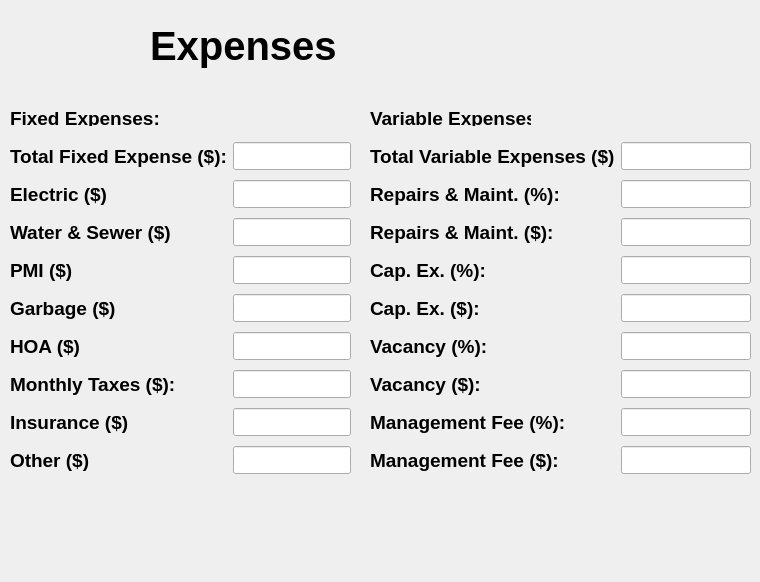
    <widget class="QWidget" name="Expense_Tab">
     <property name="font">
      <font>
       <family>Arial</family>
       <pointsize>14</pointsize>
      </font>
     </property>
     <attribute name="title">
      <string>Expense</string>
     </attribute>
     <widget class="QLabel" name="expense_Header">
      <property name="geometry">
       <rect>
        <x>150</x>
        <y>20</y>
        <width>371</width>
        <height>51</height>
       </rect>
      </property>
      <property name="font">
       <font>
        <family>Arial</family>
        <pointsize>30</pointsize>
        <weight>75</weight>
        <bold>true</bold>
       </font>
      </property>
      <property name="text">
       <string>Expenses</string>
      </property>
     </widget>
     <widget class="QLabel" name="Logo_exp">
      <property name="geometry">
       <rect>
        <x>0</x>
        <y>0</y>
        <width>121</width>
        <height>101</height>
       </rect>
      </property>
      <property name="text">
       <string/>
      </property>
      <property name="pixmap">
       <pixmap resource="SFI-white.qrc">:/newPrefix/SFI-white.png</pixmap>
      </property>
      <property name="scaledContents">
       <bool>true</bool>
      </property>
     </widget>
     <widget class="QWidget" name="formLayoutWidget_5">
      <property name="geometry">
       <rect>
        <x>10</x>
        <y>132</y>
        <width>341</width>
        <height>441</height>
       </rect>
      </property>
      <layout class="QFormLayout" name="Expense_Fixed_Form">
       <property name="verticalSpacing">
        <number>10</number>
       </property>
       <property name="topMargin">
        <number>10</number>
       </property>
       <property name="bottomMargin">
        <number>10</number>
       </property>
       <item row="0" column="0">
        <widget class="QLabel" name="R_and_M_Perc_2">
         <property name="font">
          <font>
           <family>Arial</family>
           <pointsize>14</pointsize>
           <weight>75</weight>
           <bold>true</bold>
          </font>
         </property>
         <property name="text">
          <string>Total Fixed Expense ($):</string>
         </property>
        </widget>
       </item>
       <item row="0" column="1">
        <widget class="QLineEdit" name="tot_fixed_exp_auto">
         <property name="font">
          <font>
           <family>Arial</family>
           <pointsize>13</pointsize>
          </font>
         </property>
         <property name="readOnly">
          <bool>true</bool>
         </property>
        </widget>
       </item>
       <item row="1" column="0">
        <widget class="QLabel" name="Electric">
         <property name="font">
          <font>
           <family>Arial</family>
           <pointsize>14</pointsize>
           <weight>75</weight>
           <bold>true</bold>
          </font>
         </property>
         <property name="text">
          <string>Electric ($)</string>
         </property>
        </widget>
       </item>
       <item row="1" column="1">
        <widget class="QLineEdit" name="electric_input">
         <property name="font">
          <font>
           <family>Arial</family>
           <pointsize>13</pointsize>
          </font>
         </property>
        </widget>
       </item>
       <item row="2" column="0">
        <widget class="QLabel" name="Water_and_Sewer">
         <property name="font">
          <font>
           <family>Arial</family>
           <pointsize>14</pointsize>
           <weight>75</weight>
           <bold>true</bold>
          </font>
         </property>
         <property name="text">
          <string>Water &amp; Sewer ($)</string>
         </property>
        </widget>
       </item>
       <item row="2" column="1">
        <widget class="QLineEdit" name="w_and_s_input">
         <property name="font">
          <font>
           <family>Arial</family>
           <pointsize>13</pointsize>
          </font>
         </property>
        </widget>
       </item>
       <item row="3" column="0">
        <widget class="QLabel" name="PMI">
         <property name="font">
          <font>
           <family>Arial</family>
           <pointsize>14</pointsize>
           <weight>75</weight>
           <bold>true</bold>
          </font>
         </property>
         <property name="text">
          <string>PMI ($)</string>
         </property>
        </widget>
       </item>
       <item row="3" column="1">
        <widget class="QLineEdit" name="pmi_input">
         <property name="font">
          <font>
           <family>Arial</family>
           <pointsize>13</pointsize>
          </font>
         </property>
        </widget>
       </item>
       <item row="4" column="0">
        <widget class="QLabel" name="Garbage">
         <property name="font">
          <font>
           <family>Arial</family>
           <pointsize>14</pointsize>
           <weight>75</weight>
           <bold>true</bold>
          </font>
         </property>
         <property name="text">
          <string>Garbage ($)</string>
         </property>
        </widget>
       </item>
       <item row="4" column="1">
        <widget class="QLineEdit" name="garbage_input">
         <property name="font">
          <font>
           <family>Arial</family>
           <pointsize>13</pointsize>
          </font>
         </property>
        </widget>
       </item>
       <item row="5" column="0">
        <widget class="QLabel" name="HOA">
         <property name="font">
          <font>
           <family>Arial</family>
           <pointsize>14</pointsize>
           <weight>75</weight>
           <bold>true</bold>
          </font>
         </property>
         <property name="text">
          <string>HOA ($)</string>
         </property>
        </widget>
       </item>
       <item row="5" column="1">
        <widget class="QLineEdit" name="hoa_input">
         <property name="font">
          <font>
           <family>Arial</family>
           <pointsize>13</pointsize>
          </font>
         </property>
        </widget>
       </item>
       <item row="6" column="0">
        <widget class="QLabel" name="Taxes_Monthly">
         <property name="font">
          <font>
           <family>Arial</family>
           <pointsize>14</pointsize>
           <weight>75</weight>
           <bold>true</bold>
          </font>
         </property>
         <property name="text">
          <string>Monthly Taxes ($):</string>
         </property>
        </widget>
       </item>
       <item row="6" column="1">
        <widget class="QLineEdit" name="monthly_taxes_auto">
         <property name="font">
          <font>
           <family>Arial</family>
           <pointsize>13</pointsize>
          </font>
         </property>
         <property name="readOnly">
          <bool>true</bool>
         </property>
        </widget>
       </item>
       <item row="7" column="0">
        <widget class="QLabel" name="Insurance">
         <property name="font">
          <font>
           <family>Arial</family>
           <pointsize>14</pointsize>
           <weight>75</weight>
           <bold>true</bold>
          </font>
         </property>
         <property name="text">
          <string>Insurance ($)</string>
         </property>
        </widget>
       </item>
       <item row="7" column="1">
        <widget class="QLineEdit" name="insurance_auto">
         <property name="font">
          <font>
           <family>Arial</family>
           <pointsize>13</pointsize>
          </font>
         </property>
         <property name="readOnly">
          <bool>true</bool>
         </property>
        </widget>
       </item>
       <item row="8" column="0">
        <widget class="QLabel" name="Other_Expenses">
         <property name="font">
          <font>
           <family>Arial</family>
           <pointsize>14</pointsize>
           <weight>75</weight>
           <bold>true</bold>
          </font>
         </property>
         <property name="text">
          <string>Other ($)</string>
         </property>
        </widget>
       </item>
       <item row="8" column="1">
        <widget class="QLineEdit" name="other_input">
         <property name="font">
          <font>
           <family>Arial</family>
           <pointsize>13</pointsize>
          </font>
         </property>
        </widget>
       </item>
      </layout>
     </widget>
     <widget class="QLabel" name="Fixed_Subheader">
      <property name="geometry">
       <rect>
        <x>10</x>
        <y>110</y>
        <width>221</width>
        <height>16</height>
       </rect>
      </property>
      <property name="font">
       <font>
        <family>Arial</family>
        <pointsize>14</pointsize>
        <weight>75</weight>
        <bold>true</bold>
       </font>
      </property>
      <property name="text">
       <string>Fixed Expenses:</string>
      </property>
     </widget>
     <widget class="QLabel" name="Variable_Subheader">
      <property name="geometry">
       <rect>
        <x>370</x>
        <y>110</y>
        <width>161</width>
        <height>16</height>
       </rect>
      </property>
      <property name="font">
       <font>
        <family>Arial</family>
        <pointsize>14</pointsize>
        <weight>75</weight>
        <bold>true</bold>
       </font>
      </property>
      <property name="text">
       <string>Variable Expenses:</string>
      </property>
     </widget>
     <widget class="QWidget" name="formLayoutWidget_7">
      <property name="geometry">
       <rect>
        <x>370</x>
        <y>132</y>
        <width>381</width>
        <height>433</height>
       </rect>
      </property>
      <layout class="QFormLayout" name="Expense_Var_Form">
       <property name="verticalSpacing">
        <number>10</number>
       </property>
       <property name="topMargin">
        <number>10</number>
       </property>
       <property name="bottomMargin">
        <number>10</number>
       </property>
       <item row="0" column="0">
        <widget class="QLabel" name="Total_Var_Expense">
         <property name="font">
          <font>
           <family>Arial</family>
           <pointsize>14</pointsize>
           <weight>75</weight>
           <bold>true</bold>
          </font>
         </property>
         <property name="text">
          <string>Total Variable Expenses ($)</string>
         </property>
        </widget>
       </item>
       <item row="0" column="1">
        <widget class="QLineEdit" name="tot_var_exp_auto">
         <property name="font">
          <font>
           <family>Arial</family>
           <pointsize>13</pointsize>
          </font>
         </property>
         <property name="readOnly">
          <bool>true</bool>
         </property>
        </widget>
       </item>
       <item row="1" column="0">
        <widget class="QLabel" name="R_and_M_Perc">
         <property name="font">
          <font>
           <family>Arial</family>
           <pointsize>14</pointsize>
           <weight>75</weight>
           <bold>true</bold>
          </font>
         </property>
         <property name="text">
          <string>Repairs &amp; Maint. (%):</string>
         </property>
        </widget>
       </item>
       <item row="1" column="1">
        <widget class="QLineEdit" name="r_and_m_input">
         <property name="font">
          <font>
           <family>Arial</family>
           <pointsize>13</pointsize>
          </font>
         </property>
        </widget>
       </item>
       <item row="2" column="0">
        <widget class="QLabel" name="R_and_M_Doll">
         <property name="font">
          <font>
           <family>Arial</family>
           <pointsize>14</pointsize>
           <weight>75</weight>
           <bold>true</bold>
          </font>
         </property>
         <property name="text">
          <string>Repairs &amp; Maint. ($):</string>
         </property>
        </widget>
       </item>
       <item row="2" column="1">
        <widget class="QLineEdit" name="r_and_m_auto">
         <property name="font">
          <font>
           <family>Arial</family>
           <pointsize>13</pointsize>
          </font>
         </property>
         <property name="readOnly">
          <bool>true</bool>
         </property>
        </widget>
       </item>
       <item row="3" column="0">
        <widget class="QLabel" name="Cap_Ex_Perc">
         <property name="font">
          <font>
           <family>Arial</family>
           <pointsize>14</pointsize>
           <weight>75</weight>
           <bold>true</bold>
          </font>
         </property>
         <property name="text">
          <string>Cap. Ex. (%):</string>
         </property>
        </widget>
       </item>
       <item row="3" column="1">
        <widget class="QLineEdit" name="cap_ex_input">
         <property name="font">
          <font>
           <family>Arial</family>
           <pointsize>13</pointsize>
          </font>
         </property>
        </widget>
       </item>
       <item row="4" column="0">
        <widget class="QLabel" name="Cap_Ex_Doll">
         <property name="font">
          <font>
           <family>Arial</family>
           <pointsize>14</pointsize>
           <weight>75</weight>
           <bold>true</bold>
          </font>
         </property>
         <property name="text">
          <string>Cap. Ex. ($):</string>
         </property>
        </widget>
       </item>
       <item row="4" column="1">
        <widget class="QLineEdit" name="cap_ex_auto">
         <property name="font">
          <font>
           <family>Arial</family>
           <pointsize>13</pointsize>
          </font>
         </property>
         <property name="readOnly">
          <bool>true</bool>
         </property>
        </widget>
       </item>
       <item row="5" column="0">
        <widget class="QLabel" name="Vacancy_Perc">
         <property name="font">
          <font>
           <family>Arial</family>
           <pointsize>14</pointsize>
           <weight>75</weight>
           <bold>true</bold>
          </font>
         </property>
         <property name="text">
          <string>Vacancy (%):</string>
         </property>
        </widget>
       </item>
       <item row="5" column="1">
        <widget class="QLineEdit" name="vacancy_input">
         <property name="font">
          <font>
           <family>Arial</family>
           <pointsize>13</pointsize>
          </font>
         </property>
        </widget>
       </item>
       <item row="6" column="0">
        <widget class="QLabel" name="Vacancy_Doll">
         <property name="font">
          <font>
           <family>Arial</family>
           <pointsize>14</pointsize>
           <weight>75</weight>
           <bold>true</bold>
          </font>
         </property>
         <property name="text">
          <string>Vacancy ($):</string>
         </property>
        </widget>
       </item>
       <item row="6" column="1">
        <widget class="QLineEdit" name="vacancy_auto">
         <property name="font">
          <font>
           <family>Arial</family>
           <pointsize>13</pointsize>
          </font>
         </property>
         <property name="readOnly">
          <bool>true</bool>
         </property>
        </widget>
       </item>
       <item row="7" column="0">
        <widget class="QLabel" name="Management_Perc">
         <property name="font">
          <font>
           <family>Arial</family>
           <pointsize>14</pointsize>
           <weight>75</weight>
           <bold>true</bold>
          </font>
         </property>
         <property name="text">
          <string>Management Fee (%):</string>
         </property>
        </widget>
       </item>
       <item row="7" column="1">
        <widget class="QLineEdit" name="manag_input">
         <property name="font">
          <font>
           <family>Arial</family>
           <pointsize>13</pointsize>
          </font>
         </property>
        </widget>
       </item>
       <item row="8" column="0">
        <widget class="QLabel" name="Management_Doll">
         <property name="font">
          <font>
           <family>Arial</family>
           <pointsize>14</pointsize>
           <weight>75</weight>
           <bold>true</bold>
          </font>
         </property>
         <property name="text">
          <string>Management Fee ($):</string>
         </property>
        </widget>
       </item>
       <item row="8" column="1">
        <widget class="QLineEdit" name="manag_auto">
         <property name="font">
          <font>
           <family>Arial</family>
           <pointsize>13</pointsize>
          </font>
         </property>
         <property name="readOnly">
          <bool>true</bool>
         </property>
        </widget>
       </item>
      </layout>
     </widget>
    </widget>
